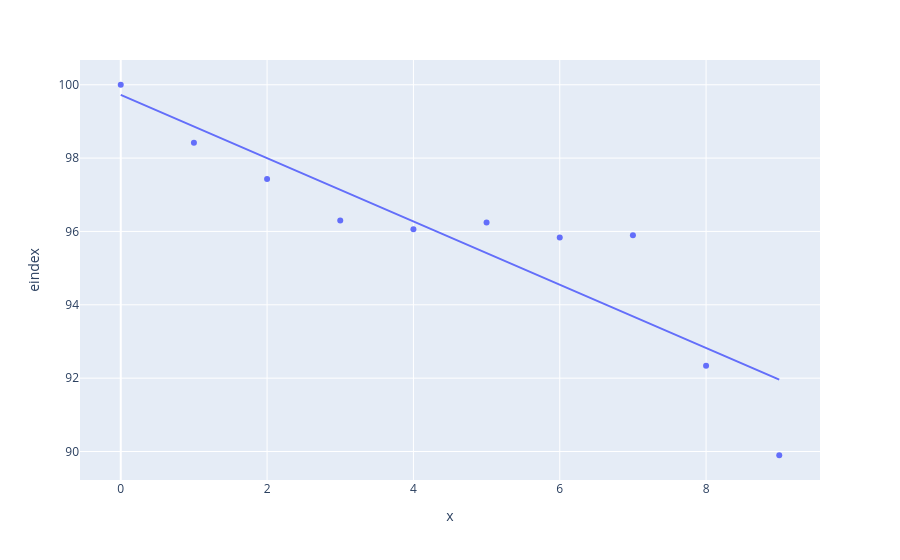

The notebook cell this image was saved under:
### Code cell
px.scatter(s_year_trends, x=np.arange(len(s_year_trends['Year'].unique())), y='eindex', trendline="ols")

### Figure 1 — Plotly figure (JSON) as saved in the notebook; plotly's stock layout.template omitted (floating-point values rounded to 4 significant figures)
{"data": [{"hovertemplate": "x=%{x}<br>eindex=%{y}<extra></extra>", "legendgroup": "", "marker": {"color": "#636efa", "symbol": "circle"}, "mode": "markers", "name": "", "orientation": "v", "showlegend": false, "type": "scatter", "x": [0, 1, 2, 3, 4, 5, 6, 7, 8, 9], "xaxis": "x", "y": [100.0, 98.42, 97.43, 96.3, 96.06, 96.24, 95.83, 95.9, 92.34, 89.9], "yaxis": "y"}, {"hovertemplate": "<b>OLS trendline</b><br>eindex = -0.862668 * x + 99.7234<br>R<sup>2</sup>=0.824497<br><br>x=%{x}<br>eindex=%{y} <b>(trend)</b><extra></extra>", "legendgroup": "", "marker": {"color": "#636efa", "symbol": "circle"}, "mode": "lines", "name": "", "showlegend": false, "type": "scatter", "x": [0, 1, 2, 3, 4, 5, 6, 7, 8, 9], "xaxis": "x", "y": [99.72, 98.86, 98.0, 97.14, 96.27, 95.41, 94.55, 93.68, 92.82, 91.96], "yaxis": "y"}], "layout": {"legend": {"tracegroupgap": 0}, "margin": {"t": 60}, "xaxis": {"anchor": "y", "domain": [0, 1], "title": {"text": "x"}}, "yaxis": {"anchor": "x", "domain": [0, 1], "title": {"text": "eindex"}}}}
